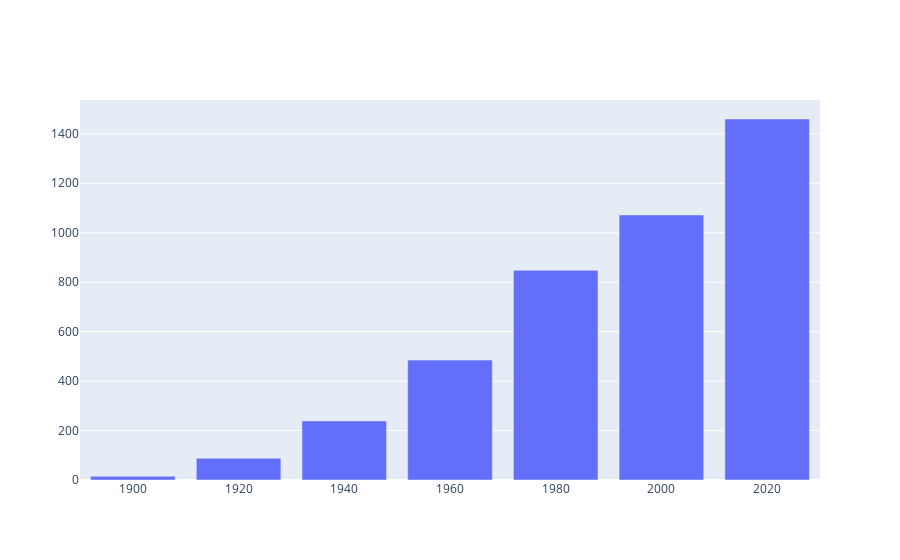

Source (notebook cell):
### Code cell
fig = go.Figure([go.Bar(x=yearAmount[0], y = yearAmount[1].values)])
fig.show()

### Figure 1 — Plotly figure (JSON) as saved in the notebook; plotly's stock layout.template omitted (floating-point values rounded to 4 significant figures)
{"data": [{"type": "bar", "x": [1900, 1920, 1940, 1960, 1980, 2000, 2020], "y": [15, 88, 239, 485, 848, 1072, 1460]}], "layout": {}}
